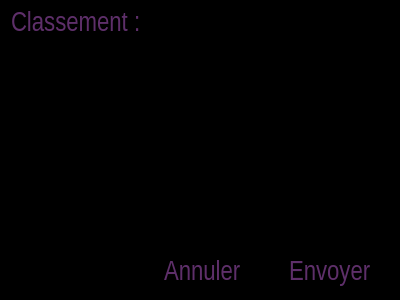
<?xml version="1.0" encoding="UTF-8"?>
<ui version="4.0">
 <class>SendRankingHeroClass</class>
 <widget class="QDialog" name="SendRankingHeroClass">
  <property name="geometry">
   <rect>
    <x>0</x>
    <y>0</y>
    <width>400</width>
    <height>300</height>
   </rect>
  </property>
  <property name="palette">
   <palette>
    <active>
     <colorrole role="WindowText">
      <brush brushstyle="SolidPattern">
       <color alpha="255">
        <red>94</red>
        <green>47</green>
        <blue>106</blue>
       </color>
      </brush>
     </colorrole>
     <colorrole role="Base">
      <brush brushstyle="SolidPattern">
       <color alpha="255">
        <red>255</red>
        <green>255</green>
        <blue>255</blue>
       </color>
      </brush>
     </colorrole>
     <colorrole role="Window">
      <brush brushstyle="SolidPattern">
       <color alpha="255">
        <red>0</red>
        <green>0</green>
        <blue>0</blue>
       </color>
      </brush>
     </colorrole>
    </active>
    <inactive>
     <colorrole role="WindowText">
      <brush brushstyle="SolidPattern">
       <color alpha="255">
        <red>94</red>
        <green>47</green>
        <blue>106</blue>
       </color>
      </brush>
     </colorrole>
     <colorrole role="Base">
      <brush brushstyle="SolidPattern">
       <color alpha="255">
        <red>255</red>
        <green>255</green>
        <blue>255</blue>
       </color>
      </brush>
     </colorrole>
     <colorrole role="Window">
      <brush brushstyle="SolidPattern">
       <color alpha="255">
        <red>0</red>
        <green>0</green>
        <blue>0</blue>
       </color>
      </brush>
     </colorrole>
    </inactive>
    <disabled>
     <colorrole role="WindowText">
      <brush brushstyle="SolidPattern">
       <color alpha="255">
        <red>120</red>
        <green>120</green>
        <blue>120</blue>
       </color>
      </brush>
     </colorrole>
     <colorrole role="Base">
      <brush brushstyle="SolidPattern">
       <color alpha="255">
        <red>0</red>
        <green>0</green>
        <blue>0</blue>
       </color>
      </brush>
     </colorrole>
     <colorrole role="Window">
      <brush brushstyle="SolidPattern">
       <color alpha="255">
        <red>0</red>
        <green>0</green>
        <blue>0</blue>
       </color>
      </brush>
     </colorrole>
    </disabled>
   </palette>
  </property>
  <property name="windowTitle">
   <string>envoi à RankingHero</string>
  </property>
  <property name="windowIcon">
   <iconset resource="pokersphere.qrc">
    <normaloff>:/img/Resources/sphere.ico</normaloff>:/img/Resources/sphere.ico</iconset>
  </property>
  <layout class="QVBoxLayout" name="verticalLayout">
   <item>
    <layout class="QHBoxLayout" name="horizontalLayout_2">
     <item>
      <widget class="QLabel" name="classementLabel">
       <property name="font">
        <font>
         <family>Arial Narrow</family>
         <pointsize>20</pointsize>
        </font>
       </property>
       <property name="text">
        <string>&lt;a href=&quot;a&quot; style=&quot;text-decoration:none;&quot;&gt;&lt;font color=&quot;#5E2F6A&quot;&gt;Classement :&lt;/font&gt;&lt;/a&gt;</string>
       </property>
      </widget>
     </item>
    </layout>
   </item>
   <item>
    <layout class="QVBoxLayout" name="labelVerticalLayout">
     <property name="leftMargin">
      <number>50</number>
     </property>
    </layout>
   </item>
   <item>
    <spacer name="verticalSpacer">
     <property name="orientation">
      <enum>Qt::Vertical</enum>
     </property>
     <property name="sizeHint" stdset="0">
      <size>
       <width>20</width>
       <height>40</height>
      </size>
     </property>
    </spacer>
   </item>
   <item>
    <layout class="QHBoxLayout" name="horizontalLayout">
     <property name="spacing">
      <number>25</number>
     </property>
     <item>
      <spacer name="horizontalSpacer">
       <property name="orientation">
        <enum>Qt::Horizontal</enum>
       </property>
       <property name="sizeHint" stdset="0">
        <size>
         <width>40</width>
         <height>20</height>
        </size>
       </property>
      </spacer>
     </item>
     <item>
      <widget class="QLabel" name="annulerLabel">
       <property name="minimumSize">
        <size>
         <width>100</width>
         <height>0</height>
        </size>
       </property>
       <property name="font">
        <font>
         <family>Arial Narrow</family>
         <pointsize>20</pointsize>
        </font>
       </property>
       <property name="text">
        <string>&lt;a href=&quot;a&quot; style=&quot;text-decoration:none;&quot;&gt;&lt;font color=&quot;#5E2F6A&quot;&gt;Annuler&lt;/font&gt;&lt;/a&gt;</string>
       </property>
      </widget>
     </item>
     <item>
      <widget class="QLabel" name="envoyerLabel">
       <property name="minimumSize">
        <size>
         <width>100</width>
         <height>0</height>
        </size>
       </property>
       <property name="font">
        <font>
         <family>Arial Narrow</family>
         <pointsize>20</pointsize>
        </font>
       </property>
       <property name="text">
        <string>&lt;a href=&quot;a&quot; style=&quot;text-decoration:none;&quot;&gt;&lt;font color=&quot;#5E2F6A&quot;&gt;Envoyer&lt;/font&gt;&lt;/a&gt;</string>
       </property>
      </widget>
     </item>
    </layout>
   </item>
  </layout>
 </widget>
 <layoutdefault spacing="6" margin="11"/>
 <resources>
  <include location="pokersphere.qrc"/>
 </resources>
 <connections/>
</ui>
